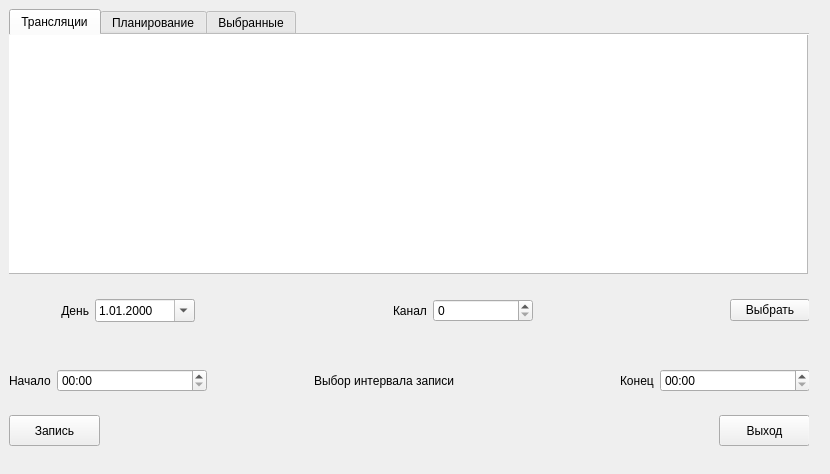
<?xml version="1.0" encoding="UTF-8"?>
<ui version="4.0">
 <class>MainWindow</class>
 <widget class="QMainWindow" name="MainWindow">
  <property name="geometry">
   <rect>
    <x>0</x>
    <y>0</y>
    <width>830</width>
    <height>474</height>
   </rect>
  </property>
  <property name="windowTitle">
   <string>MainWindow</string>
  </property>
  <property name="locale">
   <locale language="Russian" country="Russia"/>
  </property>
  <widget class="QWidget" name="centralwidget">
   <layout class="QFormLayout" name="formLayout">
    <item row="0" column="0">
     <widget class="QTabWidget" name="tabWidget">
      <property name="enabled">
       <bool>true</bool>
      </property>
      <property name="minimumSize">
       <size>
        <width>800</width>
        <height>450</height>
       </size>
      </property>
      <property name="toolTip">
       <string/>
      </property>
      <property name="toolTipDuration">
       <number>5</number>
      </property>
      <property name="whatsThis">
       <string/>
      </property>
      <property name="autoFillBackground">
       <bool>false</bool>
      </property>
      <property name="currentIndex">
       <number>0</number>
      </property>
      <property name="documentMode">
       <bool>true</bool>
      </property>
      <widget class="QWidget" name="tab_1">
       <attribute name="title">
        <string>Трансляции</string>
       </attribute>
       <widget class="QTextBrowser" name="tvShows_textBrowser">
        <property name="geometry">
         <rect>
          <x>-1</x>
          <y>-1</y>
          <width>800</width>
          <height>240</height>
         </rect>
        </property>
       </widget>
       <widget class="QWidget" name="layoutWidget">
        <property name="geometry">
         <rect>
          <x>0</x>
          <y>320</y>
          <width>801</width>
          <height>52</height>
         </rect>
        </property>
        <layout class="QHBoxLayout" name="horizontalLayout_3">
         <property name="topMargin">
          <number>0</number>
         </property>
         <property name="bottomMargin">
          <number>0</number>
         </property>
         <item>
          <widget class="QLabel" name="channel_label_4">
           <property name="minimumSize">
            <size>
             <width>0</width>
             <height>50</height>
            </size>
           </property>
           <property name="locale">
            <locale language="Russian" country="Russia"/>
           </property>
           <property name="text">
            <string>Начало</string>
           </property>
           <property name="wordWrap">
            <bool>false</bool>
           </property>
          </widget>
         </item>
         <item>
          <widget class="QTimeEdit" name="PlanningStartTimeEdit">
           <property name="minimumSize">
            <size>
             <width>150</width>
             <height>0</height>
            </size>
           </property>
           <property name="minimumTime">
            <time>
             <hour>0</hour>
             <minute>0</minute>
             <second>0</second>
            </time>
           </property>
           <property name="displayFormat">
            <string extracomment="Время окончания времени записи">hh:mm </string>
           </property>
          </widget>
         </item>
         <item>
          <spacer name="horizontalSpacer_3">
           <property name="orientation">
            <enum>Qt::Horizontal</enum>
           </property>
           <property name="sizeType">
            <enum>QSizePolicy::MinimumExpanding</enum>
           </property>
           <property name="sizeHint" stdset="0">
            <size>
             <width>40</width>
             <height>20</height>
            </size>
           </property>
          </spacer>
         </item>
         <item>
          <widget class="QLabel" name="channel_label_3">
           <property name="minimumSize">
            <size>
             <width>200</width>
             <height>50</height>
            </size>
           </property>
           <property name="locale">
            <locale language="Russian" country="Russia"/>
           </property>
           <property name="text">
            <string>Выбор интервала записи</string>
           </property>
           <property name="wordWrap">
            <bool>true</bool>
           </property>
          </widget>
         </item>
         <item>
          <spacer name="horizontalSpacer_2">
           <property name="orientation">
            <enum>Qt::Horizontal</enum>
           </property>
           <property name="sizeType">
            <enum>QSizePolicy::MinimumExpanding</enum>
           </property>
           <property name="sizeHint" stdset="0">
            <size>
             <width>40</width>
             <height>20</height>
            </size>
           </property>
          </spacer>
         </item>
         <item>
          <widget class="QLabel" name="channel_label_5">
           <property name="locale">
            <locale language="Russian" country="Russia"/>
           </property>
           <property name="text">
            <string>Конец</string>
           </property>
           <property name="wordWrap">
            <bool>false</bool>
           </property>
          </widget>
         </item>
         <item>
          <widget class="QTimeEdit" name="PlanningEndTimeEdit">
           <property name="minimumSize">
            <size>
             <width>150</width>
             <height>0</height>
            </size>
           </property>
           <property name="toolTip">
            <string extracomment="Время начала интервала записи"/>
           </property>
           <property name="currentSection">
            <enum>QDateTimeEdit::HourSection</enum>
           </property>
           <property name="displayFormat">
            <string>hh:mm </string>
           </property>
           <property name="calendarPopup">
            <bool>false</bool>
           </property>
          </widget>
         </item>
        </layout>
       </widget>
       <widget class="QWidget" name="layoutWidget">
        <property name="geometry">
         <rect>
          <x>0</x>
          <y>250</y>
          <width>801</width>
          <height>51</height>
         </rect>
        </property>
        <layout class="QHBoxLayout" name="horizontalLayout">
         <property name="sizeConstraint">
          <enum>QLayout::SetDefaultConstraint</enum>
         </property>
         <property name="topMargin">
          <number>0</number>
         </property>
         <item>
          <widget class="QLabel" name="channel_label_2">
           <property name="minimumSize">
            <size>
             <width>80</width>
             <height>20</height>
            </size>
           </property>
           <property name="locale">
            <locale language="Russian" country="Russia"/>
           </property>
           <property name="text">
            <string>День</string>
           </property>
           <property name="alignment">
            <set>Qt::AlignRight|Qt::AlignTrailing|Qt::AlignVCenter</set>
           </property>
           <property name="wordWrap">
            <bool>true</bool>
           </property>
          </widget>
         </item>
         <item>
          <widget class="QDateEdit" name="TV_Progs_dateEdit">
           <property name="minimumSize">
            <size>
             <width>100</width>
             <height>0</height>
            </size>
           </property>
           <property name="focusPolicy">
            <enum>Qt::WheelFocus</enum>
           </property>
           <property name="wrapping">
            <bool>false</bool>
           </property>
           <property name="displayFormat">
            <string>d.MM.yyyy</string>
           </property>
           <property name="calendarPopup">
            <bool>true</bool>
           </property>
          </widget>
         </item>
         <item>
          <spacer name="horizontalSpacer_4">
           <property name="orientation">
            <enum>Qt::Horizontal</enum>
           </property>
           <property name="sizeHint" stdset="0">
            <size>
             <width>40</width>
             <height>20</height>
            </size>
           </property>
          </spacer>
         </item>
         <item>
          <widget class="QLabel" name="channel_label">
           <property name="minimumSize">
            <size>
             <width>0</width>
             <height>20</height>
            </size>
           </property>
           <property name="locale">
            <locale language="Russian" country="Russia"/>
           </property>
           <property name="text">
            <string>Канал</string>
           </property>
           <property name="wordWrap">
            <bool>false</bool>
           </property>
          </widget>
         </item>
         <item>
          <widget class="QSpinBox" name="channel_spinBox">
           <property name="minimumSize">
            <size>
             <width>100</width>
             <height>0</height>
            </size>
           </property>
          </widget>
         </item>
         <item>
          <spacer name="horizontalSpacer">
           <property name="orientation">
            <enum>Qt::Horizontal</enum>
           </property>
           <property name="sizeHint" stdset="0">
            <size>
             <width>40</width>
             <height>20</height>
            </size>
           </property>
          </spacer>
         </item>
         <item>
          <widget class="QPushButton" name="UpdatePushButton">
           <property name="text">
            <string>Выбрать</string>
           </property>
          </widget>
         </item>
        </layout>
       </widget>
       <widget class="QPushButton" name="Planning_pushButton">
        <property name="geometry">
         <rect>
          <x>0</x>
          <y>380</y>
          <width>91</width>
          <height>31</height>
         </rect>
        </property>
        <property name="text">
         <string>Запись</string>
        </property>
       </widget>
       <widget class="QPushButton" name="ExitPushButton">
        <property name="geometry">
         <rect>
          <x>710</x>
          <y>380</y>
          <width>91</width>
          <height>31</height>
         </rect>
        </property>
        <property name="text">
         <string>Выход</string>
        </property>
       </widget>
      </widget>
      <widget class="QWidget" name="tab_2">
       <attribute name="title">
        <string>Планирование</string>
       </attribute>
       <widget class="QTextBrowser" name="Planning_textBrowser">
        <property name="geometry">
         <rect>
          <x>-1</x>
          <y>-1</y>
          <width>800</width>
          <height>240</height>
         </rect>
        </property>
       </widget>
       <widget class="QWidget" name="gridLayoutWidget">
        <property name="geometry">
         <rect>
          <x>0</x>
          <y>240</y>
          <width>311</width>
          <height>151</height>
         </rect>
        </property>
        <layout class="QGridLayout" name="gridLayout">
         <item row="0" column="3">
          <widget class="QDateEdit" name="Plans_dateEdit">
           <property name="minimumSize">
            <size>
             <width>100</width>
             <height>0</height>
            </size>
           </property>
           <property name="focusPolicy">
            <enum>Qt::WheelFocus</enum>
           </property>
           <property name="wrapping">
            <bool>false</bool>
           </property>
           <property name="minimumDateTime">
            <datetime>
             <hour>0</hour>
             <minute>0</minute>
             <second>0</second>
             <year>2021</year>
             <month>3</month>
             <day>20</day>
            </datetime>
           </property>
           <property name="minimumDate">
            <date>
             <year>2021</year>
             <month>3</month>
             <day>20</day>
            </date>
           </property>
           <property name="displayFormat">
            <string>d.MM.yyyy</string>
           </property>
           <property name="calendarPopup">
            <bool>true</bool>
           </property>
          </widget>
         </item>
         <item row="0" column="2">
          <widget class="QLabel" name="channel_label_6">
           <property name="minimumSize">
            <size>
             <width>80</width>
             <height>20</height>
            </size>
           </property>
           <property name="locale">
            <locale language="Russian" country="Russia"/>
           </property>
           <property name="text">
            <string>День</string>
           </property>
           <property name="alignment">
            <set>Qt::AlignRight|Qt::AlignTrailing|Qt::AlignVCenter</set>
           </property>
           <property name="wordWrap">
            <bool>true</bool>
           </property>
          </widget>
         </item>
         <item row="2" column="1">
          <spacer name="horizontalSpacer_5">
           <property name="orientation">
            <enum>Qt::Horizontal</enum>
           </property>
           <property name="sizeHint" stdset="0">
            <size>
             <width>40</width>
             <height>20</height>
            </size>
           </property>
          </spacer>
         </item>
         <item row="1" column="3">
          <widget class="QSpinBox" name="Plans_channel_spinBox">
           <property name="minimumSize">
            <size>
             <width>100</width>
             <height>0</height>
            </size>
           </property>
           <property name="minimum">
            <number>1</number>
           </property>
           <property name="maximum">
            <number>2</number>
           </property>
          </widget>
         </item>
         <item row="1" column="2">
          <widget class="QLabel" name="channel_label_7">
           <property name="minimumSize">
            <size>
             <width>0</width>
             <height>20</height>
            </size>
           </property>
           <property name="locale">
            <locale language="Russian" country="Russia"/>
           </property>
           <property name="text">
            <string>Канал</string>
           </property>
           <property name="alignment">
            <set>Qt::AlignRight|Qt::AlignTrailing|Qt::AlignVCenter</set>
           </property>
           <property name="wordWrap">
            <bool>false</bool>
           </property>
          </widget>
         </item>
         <item row="2" column="3">
          <widget class="QTimeEdit" name="Plans_PlanningStartTimeEdit">
           <property name="minimumSize">
            <size>
             <width>100</width>
             <height>0</height>
            </size>
           </property>
           <property name="minimumTime">
            <time>
             <hour>0</hour>
             <minute>0</minute>
             <second>0</second>
            </time>
           </property>
           <property name="displayFormat">
            <string extracomment="Время окончания времени записи">hh:mm </string>
           </property>
          </widget>
         </item>
         <item row="2" column="2">
          <widget class="QLabel" name="channel_label_8">
           <property name="minimumSize">
            <size>
             <width>0</width>
             <height>20</height>
            </size>
           </property>
           <property name="locale">
            <locale language="Russian" country="Russia"/>
           </property>
           <property name="text">
            <string>Начало</string>
           </property>
           <property name="alignment">
            <set>Qt::AlignRight|Qt::AlignTrailing|Qt::AlignVCenter</set>
           </property>
           <property name="wordWrap">
            <bool>false</bool>
           </property>
          </widget>
         </item>
         <item row="3" column="3">
          <widget class="QTimeEdit" name="Plans_PlanningEndTimeEdit">
           <property name="minimumSize">
            <size>
             <width>150</width>
             <height>0</height>
            </size>
           </property>
           <property name="toolTip">
            <string extracomment="Время начала интервала записи"/>
           </property>
           <property name="minimumTime">
            <time>
             <hour>0</hour>
             <minute>0</minute>
             <second>0</second>
            </time>
           </property>
           <property name="currentSection">
            <enum>QDateTimeEdit::HourSection</enum>
           </property>
           <property name="displayFormat">
            <string>hh:mm </string>
           </property>
           <property name="calendarPopup">
            <bool>false</bool>
           </property>
          </widget>
         </item>
         <item row="3" column="2">
          <widget class="QLabel" name="channel_label_9">
           <property name="minimumSize">
            <size>
             <width>0</width>
             <height>20</height>
            </size>
           </property>
           <property name="locale">
            <locale language="Russian" country="Russia"/>
           </property>
           <property name="text">
            <string>Конец</string>
           </property>
           <property name="alignment">
            <set>Qt::AlignRight|Qt::AlignTrailing|Qt::AlignVCenter</set>
           </property>
           <property name="wordWrap">
            <bool>false</bool>
           </property>
          </widget>
         </item>
        </layout>
       </widget>
       <widget class="QPushButton" name="Plans_Remove_button">
        <property name="geometry">
         <rect>
          <x>330</x>
          <y>310</y>
          <width>80</width>
          <height>22</height>
         </rect>
        </property>
        <property name="text">
         <string>Удалить</string>
        </property>
       </widget>
      </widget>
      <widget class="QWidget" name="tab">
       <attribute name="title">
        <string>Выбранные</string>
       </attribute>
       <widget class="QTextBrowser" name="Selected_textBrowser">
        <property name="geometry">
         <rect>
          <x>-1</x>
          <y>-1</y>
          <width>800</width>
          <height>240</height>
         </rect>
        </property>
       </widget>
      </widget>
     </widget>
    </item>
   </layout>
  </widget>
 </widget>
 <resources/>
 <connections/>
</ui>
